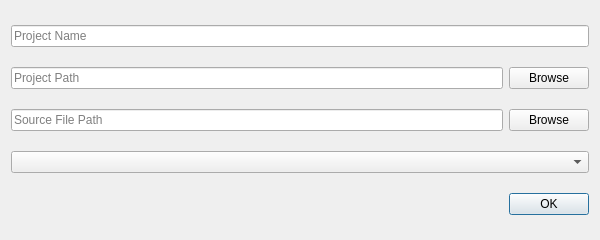
<?xml version="1.0" encoding="UTF-8"?>
<ui version="4.0">
 <class>ProjectSetupDialog</class>
 <widget class="QDialog" name="ProjectSetupDialog">
  <property name="geometry">
   <rect>
    <x>0</x>
    <y>0</y>
    <width>600</width>
    <height>240</height>
   </rect>
  </property>
  <property name="sizePolicy">
   <sizepolicy hsizetype="Maximum" vsizetype="Preferred">
    <horstretch>0</horstretch>
    <verstretch>0</verstretch>
   </sizepolicy>
  </property>
  <property name="minimumSize">
   <size>
    <width>400</width>
    <height>0</height>
   </size>
  </property>
  <property name="windowTitle">
   <string>Dialog</string>
  </property>
  <layout class="QVBoxLayout" name="verticalLayout">
   <item>
    <widget class="QLineEdit" name="lineEditProjectName">
     <property name="placeholderText">
      <string>Project Name</string>
     </property>
    </widget>
   </item>
   <item>
    <layout class="QHBoxLayout" name="horizontalLayout">
     <item>
      <widget class="QLineEdit" name="lineEditProjectPath">
       <property name="sizePolicy">
        <sizepolicy hsizetype="Preferred" vsizetype="Fixed">
         <horstretch>0</horstretch>
         <verstretch>0</verstretch>
        </sizepolicy>
       </property>
       <property name="placeholderText">
        <string>Project Path</string>
       </property>
      </widget>
     </item>
     <item>
      <widget class="QPushButton" name="pushButtonBrowseProjectPath">
       <property name="sizePolicy">
        <sizepolicy hsizetype="Maximum" vsizetype="Fixed">
         <horstretch>0</horstretch>
         <verstretch>0</verstretch>
        </sizepolicy>
       </property>
       <property name="text">
        <string>Browse</string>
       </property>
      </widget>
     </item>
    </layout>
   </item>
   <item>
    <layout class="QHBoxLayout" name="horizontalLayout_2">
     <item>
      <widget class="QLineEdit" name="lineEditSourceFilePath">
       <property name="text">
        <string/>
       </property>
       <property name="placeholderText">
        <string>Source File Path</string>
       </property>
      </widget>
     </item>
     <item>
      <widget class="QPushButton" name="pushButtonBrowseSourceFilePath">
       <property name="text">
        <string>Browse</string>
       </property>
      </widget>
     </item>
    </layout>
   </item>
   <item>
    <widget class="QComboBox" name="comboBoxSelectSourceLanguage">
     <property name="placeholderText">
      <string>Select Source Language</string>
     </property>
    </widget>
   </item>
   <item>
    <widget class="QDialogButtonBox" name="buttonBox">
     <property name="standardButtons">
      <set>QDialogButtonBox::StandardButton::Ok</set>
     </property>
    </widget>
   </item>
  </layout>
 </widget>
 <resources/>
 <connections/>
</ui>
